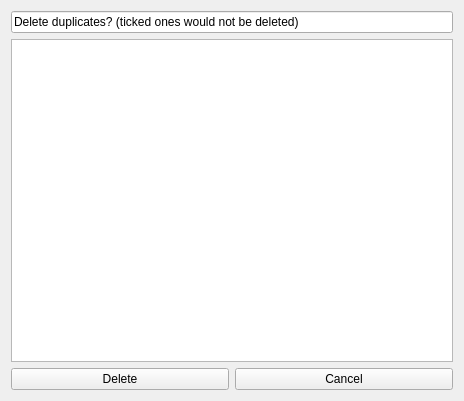
<?xml version="1.0" encoding="UTF-8"?>
<ui version="4.0">
 <class>AskWidget</class>
 <widget class="QWidget" name="AskWidget">
  <property name="geometry">
   <rect>
    <x>0</x>
    <y>0</y>
    <width>464</width>
    <height>401</height>
   </rect>
  </property>
  <property name="windowTitle">
   <string>AskWidget</string>
  </property>
  <layout class="QGridLayout" name="gridLayout">
   <item row="0" column="0">
    <layout class="QGridLayout" name="gridLayout_3">
     <item row="2" column="0">
      <widget class="QPushButton" name="deleteButton">
       <property name="text">
        <string>Delete</string>
       </property>
      </widget>
     </item>
     <item row="2" column="1">
      <widget class="QPushButton" name="cancelButton">
       <property name="text">
        <string>Cancel</string>
       </property>
      </widget>
     </item>
     <item row="1" column="0" colspan="2">
      <widget class="QListWidget" name="listWidget"/>
     </item>
     <item row="0" column="0" colspan="2">
      <widget class="QLineEdit" name="lineEdit">
       <property name="text">
        <string>Delete duplicates? (ticked ones would not be deleted)</string>
       </property>
      </widget>
     </item>
    </layout>
   </item>
  </layout>
 </widget>
 <resources/>
 <connections/>
</ui>
